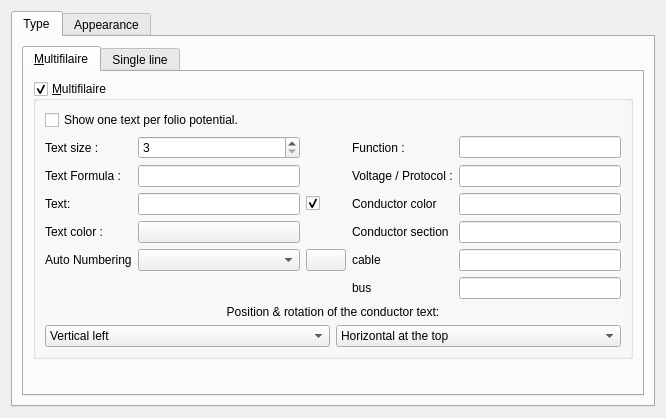
<?xml version="1.0" encoding="UTF-8"?>
<ui version="4.0">
 <class>ConductorPropertiesWidget</class>
 <widget class="QWidget" name="ConductorPropertiesWidget">
  <property name="geometry">
   <rect>
    <x>0</x>
    <y>0</y>
    <width>666</width>
    <height>418</height>
   </rect>
  </property>
  <property name="windowTitle">
   <string>Properties cross references</string>
  </property>
  <layout class="QGridLayout" name="gridLayout_9">
   <item row="0" column="0">
    <widget class="QTabWidget" name="tabWidget">
     <property name="currentIndex">
      <number>0</number>
     </property>
     <widget class="QWidget" name="type">
      <attribute name="title">
       <string>Type</string>
      </attribute>
      <layout class="QGridLayout" name="gridLayout_8">
       <item row="0" column="0">
        <widget class="QTabWidget" name="tabWidget_2">
         <property name="currentIndex">
          <number>0</number>
         </property>
         <widget class="QWidget" name="Multifilaire">
          <attribute name="title">
           <string>&amp;Multifilaire</string>
          </attribute>
          <layout class="QGridLayout" name="gridLayout_7">
           <item row="0" column="0">
            <widget class="QGroupBox" name="m_multiwires_gb">
             <property name="minimumSize">
              <size>
               <width>600</width>
               <height>0</height>
              </size>
             </property>
             <property name="title">
              <string>&amp;Multifilaire</string>
             </property>
             <property name="checkable">
              <bool>true</bool>
             </property>
             <property name="checked">
              <bool>true</bool>
             </property>
             <layout class="QGridLayout" name="gridLayout_3">
              <item row="4" column="0">
               <widget class="QLabel" name="label_14">
                <property name="text">
                 <string>Text color :</string>
                </property>
               </widget>
              </item>
              <item row="3" column="3">
               <widget class="QLabel" name="label_4">
                <property name="text">
                 <string>Conductor color</string>
                </property>
               </widget>
              </item>
              <item row="6" column="1">
               <widget class="QComboBox" name="m_available_autonum_cb"/>
              </item>
              <item row="3" column="1">
               <widget class="QLineEdit" name="m_text_le">
                <property name="toolTip">
                 <string>Text</string>
                </property>
                <property name="clearButtonEnabled">
                 <bool>true</bool>
                </property>
               </widget>
              </item>
              <item row="2" column="3">
               <widget class="QLabel" name="label_9">
                <property name="text">
                 <string>Voltage / Protocol :</string>
                </property>
               </widget>
              </item>
              <item row="6" column="0">
               <widget class="QLabel" name="m_autonum_label">
                <property name="text">
                 <string>Auto Numbering</string>
                </property>
               </widget>
              </item>
              <item row="4" column="1">
               <widget class="KColorButton" name="m_text_color_kpb"/>
              </item>
              <item row="1" column="1">
               <widget class="QSpinBox" name="m_text_size_sb">
                <property name="toolTip">
                 <string>Text size</string>
                </property>
                <property name="wrapping">
                 <bool>false</bool>
                </property>
                <property name="buttonSymbols">
                 <enum>QAbstractSpinBox::UpDownArrows</enum>
                </property>
                <property name="prefix">
                 <string/>
                </property>
                <property name="minimum">
                 <number>3</number>
                </property>
                <property name="maximum">
                 <number>99</number>
                </property>
               </widget>
              </item>
              <item row="2" column="4">
               <widget class="QLineEdit" name="m_tension_protocol_le">
                <property name="clearButtonEnabled">
                 <bool>true</bool>
                </property>
               </widget>
              </item>
              <item row="4" column="3">
               <widget class="QLabel" name="label_5">
                <property name="text">
                 <string>Conductor section</string>
                </property>
               </widget>
              </item>
              <item row="3" column="2">
               <widget class="QCheckBox" name="m_show_text_cb">
                <property name="toolTip">
                 <string>Text visible</string>
                </property>
                <property name="text">
                 <string/>
                </property>
                <property name="checked">
                 <bool>true</bool>
                </property>
               </widget>
              </item>
              <item row="0" column="0" colspan="3">
               <widget class="QCheckBox" name="m_one_text_per_folio_cb">
                <property name="toolTip">
                 <string>Activate the option text by potential</string>
                </property>
                <property name="text">
                 <string>Show one text per folio potential. </string>
                </property>
               </widget>
              </item>
              <item row="1" column="3">
               <widget class="QLabel" name="label_8">
                <property name="text">
                 <string>Function :</string>
                </property>
               </widget>
              </item>
              <item row="8" column="0" colspan="5">
               <layout class="QGridLayout" name="m_text_angle_gl">
                <item row="1" column="0">
                 <widget class="QComboBox" name="m_verti_cb">
                  <item>
                   <property name="text">
                    <string>Vertical left</string>
                   </property>
                  </item>
                  <item>
                   <property name="text">
                    <string>Vertical right</string>
                   </property>
                  </item>
                 </widget>
                </item>
                <item row="0" column="0" colspan="2">
                 <widget class="QLabel" name="label_3">
                  <property name="text">
                   <string>Position &amp; rotation of the conductor text:</string>
                  </property>
                  <property name="alignment">
                   <set>Qt::AlignHCenter|Qt::AlignTop</set>
                  </property>
                 </widget>
                </item>
                <item row="1" column="1">
                 <widget class="QComboBox" name="m_horiz_cb">
                  <item>
                   <property name="text">
                    <string>Horizontal at the top</string>
                   </property>
                  </item>
                  <item>
                   <property name="text">
                    <string>Horizontal down</string>
                   </property>
                  </item>
                 </widget>
                </item>
               </layout>
              </item>
              <item row="7" column="0" colspan="2">
               <layout class="QVBoxLayout" name="m_autonum_layout"/>
              </item>
              <item row="3" column="0">
               <widget class="QLabel" name="label">
                <property name="text">
                 <string>Text:</string>
                </property>
               </widget>
              </item>
              <item row="3" column="4">
               <widget class="QLineEdit" name="m_wire_color_le"/>
              </item>
              <item row="1" column="0">
               <widget class="QLabel" name="label_2">
                <property name="text">
                 <string>Text size :</string>
                </property>
               </widget>
              </item>
              <item row="6" column="2">
               <widget class="QPushButton" name="m_edit_autonum_pb">
                <property name="toolTip">
                 <string>Edit numbering</string>
                </property>
                <property name="text">
                 <string/>
                </property>
                <property name="icon">
                 <iconset resource="../../qelectrotech.qrc">
                  <normaloff>:/ico/16x16/configure.png</normaloff>:/ico/16x16/configure.png</iconset>
                </property>
               </widget>
              </item>
              <item row="1" column="4">
               <widget class="QLineEdit" name="m_function_le">
                <property name="clearButtonEnabled">
                 <bool>true</bool>
                </property>
               </widget>
              </item>
              <item row="4" column="4">
               <widget class="QLineEdit" name="m_wire_section_le"/>
              </item>
              <item row="2" column="0">
               <widget class="QLabel" name="label_11">
                <property name="text">
                 <string>Text Formula :</string>
                </property>
               </widget>
              </item>
              <item row="2" column="1">
               <widget class="QLineEdit" name="m_formula_le"/>
              </item>
              <item row="6" column="3">
               <widget class="QLabel" name="label_15">
                <property name="text">
                 <string>cable</string>
                </property>
               </widget>
              </item>
              <item row="6" column="4">
               <widget class="QLineEdit" name="m_cable_le"/>
              </item>
              <item row="7" column="3">
               <widget class="QLabel" name="label_16">
                <property name="text">
                 <string>bus</string>
                </property>
               </widget>
              </item>
              <item row="7" column="4">
               <widget class="QLineEdit" name="m_bus_le"/>
              </item>
             </layout>
            </widget>
           </item>
           <item row="1" column="0">
            <spacer name="verticalSpacer_2">
             <property name="orientation">
              <enum>Qt::Vertical</enum>
             </property>
             <property name="sizeHint" stdset="0">
              <size>
               <width>20</width>
               <height>40</height>
              </size>
             </property>
            </spacer>
           </item>
          </layout>
         </widget>
         <widget class="QWidget" name="Single line">
          <attribute name="title">
           <string>Single line</string>
          </attribute>
          <layout class="QGridLayout" name="gridLayout_5">
           <item row="0" column="0">
            <widget class="QGroupBox" name="m_singlewire_gb">
             <property name="maximumSize">
              <size>
               <width>450</width>
               <height>16777215</height>
              </size>
             </property>
             <property name="title">
              <string>Single line</string>
             </property>
             <property name="flat">
              <bool>false</bool>
             </property>
             <property name="checkable">
              <bool>true</bool>
             </property>
             <property name="checked">
              <bool>false</bool>
             </property>
             <layout class="QHBoxLayout" name="horizontalLayout">
              <item>
               <layout class="QGridLayout" name="gridLayout">
                <item row="0" column="0" rowspan="3">
                 <widget class="QLabel" name="m_preview_label">
                  <property name="text">
                   <string>TextLabel</string>
                  </property>
                  <property name="alignment">
                   <set>Qt::AlignCenter</set>
                  </property>
                 </widget>
                </item>
                <item row="2" column="3">
                 <widget class="QSpinBox" name="m_phase_sb">
                  <property name="toolTip">
                   <string>Number of phase</string>
                  </property>
                  <property name="minimum">
                   <number>1</number>
                  </property>
                  <property name="maximum">
                   <number>3</number>
                  </property>
                 </widget>
                </item>
                <item row="0" column="2">
                 <widget class="QPushButton" name="m_update_preview_pb">
                  <property name="text">
                   <string/>
                  </property>
                 </widget>
                </item>
                <item row="1" column="1">
                 <widget class="QCheckBox" name="m_neutral_cb">
                  <property name="toolTip">
                   <string>Neutral</string>
                  </property>
                  <property name="text">
                   <string>neutral</string>
                  </property>
                  <property name="icon">
                   <iconset resource="../../qelectrotech.qrc">
                    <normaloff>:/ico/16x16/neutral.png</normaloff>:/ico/16x16/neutral.png</iconset>
                  </property>
                 </widget>
                </item>
                <item row="0" column="1">
                 <widget class="QCheckBox" name="m_earth_cb">
                  <property name="toolTip">
                   <string>Ground</string>
                  </property>
                  <property name="text">
                   <string>ground</string>
                  </property>
                  <property name="icon">
                   <iconset resource="../../qelectrotech.qrc">
                    <normaloff>:/ico/16x16/ground.png</normaloff>:/ico/16x16/ground.png</iconset>
                  </property>
                 </widget>
                </item>
                <item row="2" column="1">
                 <widget class="QCheckBox" name="m_phase_cb">
                  <property name="toolTip">
                   <string>Phase</string>
                  </property>
                  <property name="text">
                   <string>phase</string>
                  </property>
                  <property name="icon">
                   <iconset resource="../../qelectrotech.qrc">
                    <normaloff>:/ico/16x16/phase.png</normaloff>:/ico/16x16/phase.png</iconset>
                  </property>
                 </widget>
                </item>
                <item row="2" column="2">
                 <widget class="QSlider" name="m_phase_slider">
                  <property name="sizePolicy">
                   <sizepolicy hsizetype="Minimum" vsizetype="Fixed">
                    <horstretch>0</horstretch>
                    <verstretch>0</verstretch>
                   </sizepolicy>
                  </property>
                  <property name="toolTip">
                   <string>Number of phase</string>
                  </property>
                  <property name="minimum">
                   <number>1</number>
                  </property>
                  <property name="maximum">
                   <number>3</number>
                  </property>
                  <property name="orientation">
                   <enum>Qt::Horizontal</enum>
                  </property>
                 </widget>
                </item>
                <item row="1" column="2">
                 <widget class="QCheckBox" name="m_pen_cb">
                  <property name="toolTip">
                   <string>Protective Earth Neutral</string>
                  </property>
                  <property name="text">
                   <string>PEN</string>
                  </property>
                 </widget>
                </item>
               </layout>
              </item>
             </layout>
            </widget>
           </item>
           <item row="1" column="0">
            <spacer name="verticalSpacer_3">
             <property name="orientation">
              <enum>Qt::Vertical</enum>
             </property>
             <property name="sizeHint" stdset="0">
              <size>
               <width>20</width>
               <height>40</height>
              </size>
             </property>
            </spacer>
           </item>
          </layout>
         </widget>
        </widget>
       </item>
      </layout>
     </widget>
     <widget class="QWidget" name="appearance">
      <attribute name="title">
       <string>Appearance</string>
      </attribute>
      <layout class="QGridLayout" name="gridLayout_4">
       <item row="0" column="1">
        <widget class="KColorButton" name="m_color_kpb"/>
       </item>
       <item row="2" column="0">
        <widget class="QLabel" name="label_10">
         <property name="text">
          <string>Size :</string>
         </property>
        </widget>
       </item>
       <item row="4" column="1">
        <spacer name="verticalSpacer">
         <property name="orientation">
          <enum>Qt::Vertical</enum>
         </property>
         <property name="sizeHint" stdset="0">
          <size>
           <width>20</width>
           <height>40</height>
          </size>
         </property>
        </spacer>
       </item>
       <item row="1" column="0">
        <widget class="QLabel" name="label_7">
         <property name="toolTip">
          <string>Conductor style</string>
         </property>
         <property name="text">
          <string>Style:</string>
         </property>
        </widget>
       </item>
       <item row="3" column="0" colspan="2">
        <widget class="QGroupBox" name="m_color_2_gb">
         <property name="title">
          <string>Secondary color :</string>
         </property>
         <property name="flat">
          <bool>true</bool>
         </property>
         <property name="checkable">
          <bool>true</bool>
         </property>
         <property name="checked">
          <bool>false</bool>
         </property>
         <layout class="QGridLayout" name="gridLayout_2">
          <item row="1" column="0">
           <widget class="QLabel" name="label_13">
            <property name="text">
             <string>Line size :</string>
            </property>
           </widget>
          </item>
          <item row="1" column="1">
           <widget class="QSpinBox" name="m_dash_size_sb">
            <property name="suffix">
             <string>px</string>
            </property>
            <property name="minimum">
             <number>2</number>
            </property>
           </widget>
          </item>
          <item row="0" column="0">
           <widget class="QLabel" name="label_12">
            <property name="text">
             <string>Color :</string>
            </property>
           </widget>
          </item>
          <item row="0" column="1">
           <widget class="KColorButton" name="m_color_2_kpb"/>
          </item>
         </layout>
        </widget>
       </item>
       <item row="2" column="1">
        <widget class="QDoubleSpinBox" name="m_cond_size_sb">
         <property name="minimum">
          <double>0.400000000000000</double>
         </property>
         <property name="maximum">
          <double>20.000000000000000</double>
         </property>
         <property name="singleStep">
          <double>0.200000000000000</double>
         </property>
         <property name="value">
          <double>1.000000000000000</double>
         </property>
        </widget>
       </item>
       <item row="1" column="1">
        <widget class="QComboBox" name="m_line_style_cb">
         <property name="toolTip">
          <string>Conductor style</string>
         </property>
        </widget>
       </item>
       <item row="0" column="0">
        <widget class="QLabel" name="label_6">
         <property name="toolTip">
          <string>Conductor color</string>
         </property>
         <property name="text">
          <string>Color :</string>
         </property>
        </widget>
       </item>
      </layout>
     </widget>
    </widget>
   </item>
  </layout>
 </widget>
 <customwidgets>
  <customwidget>
   <class>KColorButton</class>
   <extends>QPushButton</extends>
   <header>kcolorbutton.h</header>
  </customwidget>
 </customwidgets>
 <tabstops>
  <tabstop>tabWidget</tabstop>
  <tabstop>tabWidget_2</tabstop>
  <tabstop>m_multiwires_gb</tabstop>
  <tabstop>m_one_text_per_folio_cb</tabstop>
  <tabstop>m_text_size_sb</tabstop>
  <tabstop>m_formula_le</tabstop>
  <tabstop>m_text_le</tabstop>
  <tabstop>m_show_text_cb</tabstop>
  <tabstop>m_text_color_kpb</tabstop>
  <tabstop>m_available_autonum_cb</tabstop>
  <tabstop>m_edit_autonum_pb</tabstop>
  <tabstop>m_function_le</tabstop>
  <tabstop>m_tension_protocol_le</tabstop>
  <tabstop>m_wire_color_le</tabstop>
  <tabstop>m_wire_section_le</tabstop>
  <tabstop>m_cable_le</tabstop>
  <tabstop>m_bus_le</tabstop>
  <tabstop>m_verti_cb</tabstop>
  <tabstop>m_horiz_cb</tabstop>
  <tabstop>m_singlewire_gb</tabstop>
  <tabstop>m_phase_sb</tabstop>
  <tabstop>m_update_preview_pb</tabstop>
  <tabstop>m_neutral_cb</tabstop>
  <tabstop>m_earth_cb</tabstop>
  <tabstop>m_phase_cb</tabstop>
  <tabstop>m_phase_slider</tabstop>
  <tabstop>m_pen_cb</tabstop>
  <tabstop>m_color_kpb</tabstop>
  <tabstop>m_color_2_gb</tabstop>
  <tabstop>m_dash_size_sb</tabstop>
  <tabstop>m_color_2_kpb</tabstop>
  <tabstop>m_cond_size_sb</tabstop>
  <tabstop>m_line_style_cb</tabstop>
 </tabstops>
 <resources>
  <include location="../../qelectrotech.qrc"/>
 </resources>
 <connections>
  <connection>
   <sender>m_phase_slider</sender>
   <signal>valueChanged(int)</signal>
   <receiver>m_phase_sb</receiver>
   <slot>setValue(int)</slot>
   <hints>
    <hint type="sourcelabel">
     <x>238</x>
     <y>324</y>
    </hint>
    <hint type="destinationlabel">
     <x>337</x>
     <y>332</y>
    </hint>
   </hints>
  </connection>
  <connection>
   <sender>m_phase_sb</sender>
   <signal>valueChanged(int)</signal>
   <receiver>m_phase_slider</receiver>
   <slot>setValue(int)</slot>
   <hints>
    <hint type="sourcelabel">
     <x>356</x>
     <y>322</y>
    </hint>
    <hint type="destinationlabel">
     <x>207</x>
     <y>325</y>
    </hint>
   </hints>
  </connection>
  <connection>
   <sender>m_phase_cb</sender>
   <signal>toggled(bool)</signal>
   <receiver>m_phase_slider</receiver>
   <slot>setEnabled(bool)</slot>
   <hints>
    <hint type="sourcelabel">
     <x>152</x>
     <y>328</y>
    </hint>
    <hint type="destinationlabel">
     <x>208</x>
     <y>329</y>
    </hint>
   </hints>
  </connection>
  <connection>
   <sender>m_phase_cb</sender>
   <signal>toggled(bool)</signal>
   <receiver>m_phase_sb</receiver>
   <slot>setEnabled(bool)</slot>
   <hints>
    <hint type="sourcelabel">
     <x>106</x>
     <y>326</y>
    </hint>
    <hint type="destinationlabel">
     <x>338</x>
     <y>323</y>
    </hint>
   </hints>
  </connection>
  <connection>
   <sender>m_earth_cb</sender>
   <signal>clicked()</signal>
   <receiver>m_update_preview_pb</receiver>
   <slot>click()</slot>
   <hints>
    <hint type="sourcelabel">
     <x>142</x>
     <y>249</y>
    </hint>
    <hint type="destinationlabel">
     <x>228</x>
     <y>249</y>
    </hint>
   </hints>
  </connection>
  <connection>
   <sender>m_neutral_cb</sender>
   <signal>clicked()</signal>
   <receiver>m_update_preview_pb</receiver>
   <slot>click()</slot>
   <hints>
    <hint type="sourcelabel">
     <x>158</x>
     <y>304</y>
    </hint>
    <hint type="destinationlabel">
     <x>269</x>
     <y>246</y>
    </hint>
   </hints>
  </connection>
  <connection>
   <sender>m_phase_cb</sender>
   <signal>clicked()</signal>
   <receiver>m_update_preview_pb</receiver>
   <slot>click()</slot>
   <hints>
    <hint type="sourcelabel">
     <x>126</x>
     <y>340</y>
    </hint>
    <hint type="destinationlabel">
     <x>254</x>
     <y>248</y>
    </hint>
   </hints>
  </connection>
  <connection>
   <sender>m_pen_cb</sender>
   <signal>clicked()</signal>
   <receiver>m_update_preview_pb</receiver>
   <slot>click()</slot>
   <hints>
    <hint type="sourcelabel">
     <x>222</x>
     <y>276</y>
    </hint>
    <hint type="destinationlabel">
     <x>242</x>
     <y>245</y>
    </hint>
   </hints>
  </connection>
  <connection>
   <sender>m_phase_sb</sender>
   <signal>valueChanged(int)</signal>
   <receiver>m_update_preview_pb</receiver>
   <slot>click()</slot>
   <hints>
    <hint type="sourcelabel">
     <x>357</x>
     <y>340</y>
    </hint>
    <hint type="destinationlabel">
     <x>305</x>
     <y>248</y>
    </hint>
   </hints>
  </connection>
 </connections>
</ui>
